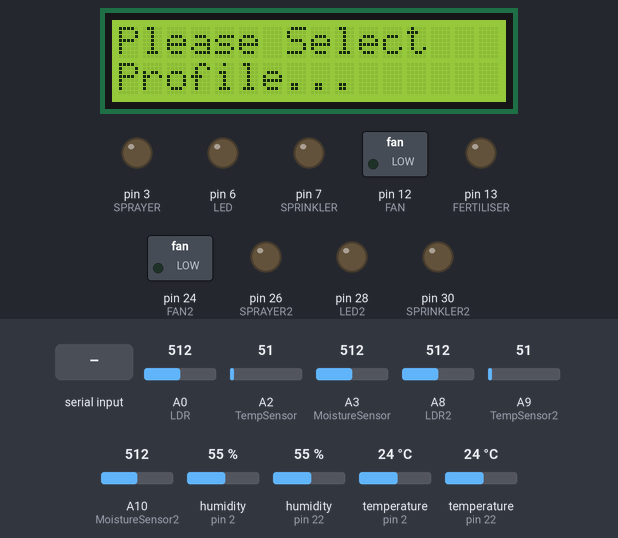
Recording of a sketch running on a simulated Arduino Mega 2560, built with avr-gcc and run on an emulated ATmega2560. Shown: 16×2 character LCD, switched loads named in the sketch (green lamp = pin HIGH), output pins drawn as LEDs (lit = HIGH). Inputs (shaded band) come from the test bench; at power-on: humidity (sensors on pin 2, pin 22) 55 %, A2 (TempSensor) = 51, A0 (LDR) = 512, A3 (MoistureSensor) = 512, A8 (LDR2) = 512, A9 (TempSensor2) = 51, A10 (MoistureSensor2) = 512, temperature (sensors on pin 2, pin 22) 24 °C. What the sketch prints to the serial monitor is not drawn.

Above: at 1.1 s.
1.2 s: "1" received over Serial
At 3.3 s:
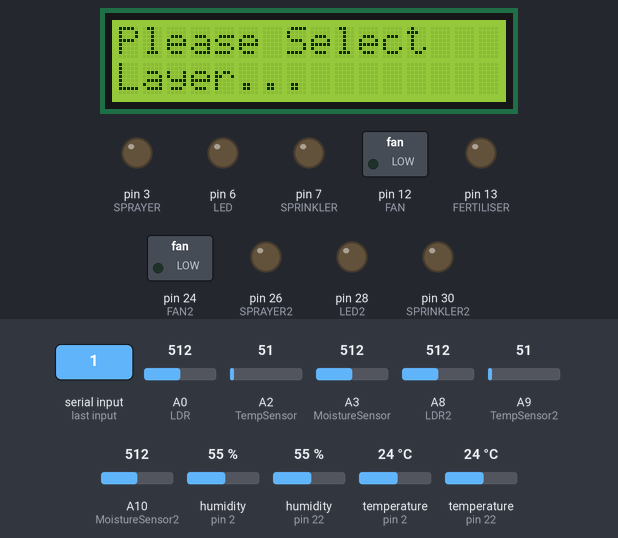
3.7 s: "2" received over Serial
At 6.1 s:
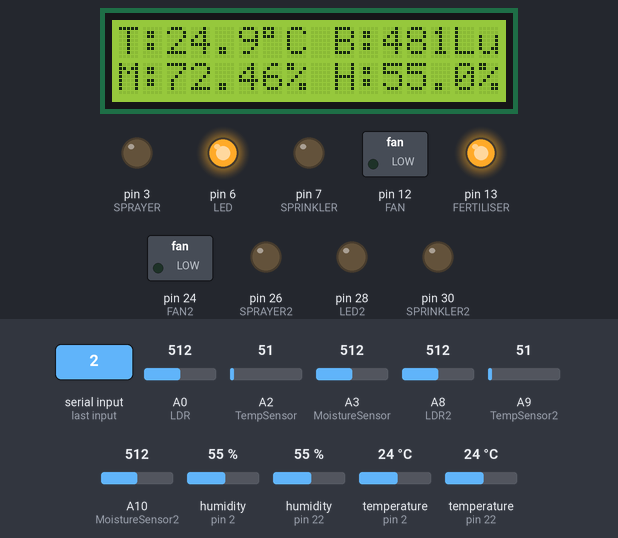
6.7 s: "1" received over Serial
At 7.6 s:
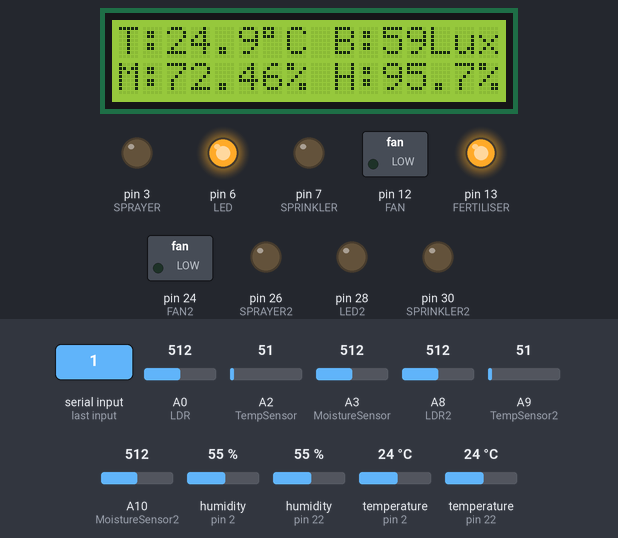
8.4 s: humidity (sensor on pin 2) set to 34 %
At 10.8 s:
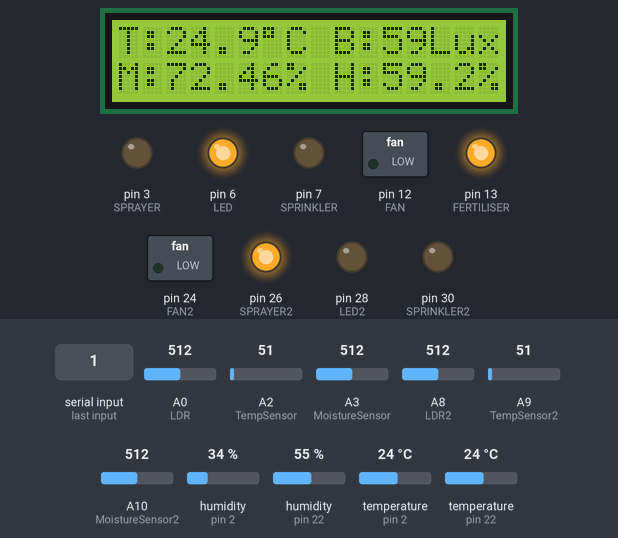
11.4 s: humidity (sensor on pin 2) set to 31 %
At 14.1 s:
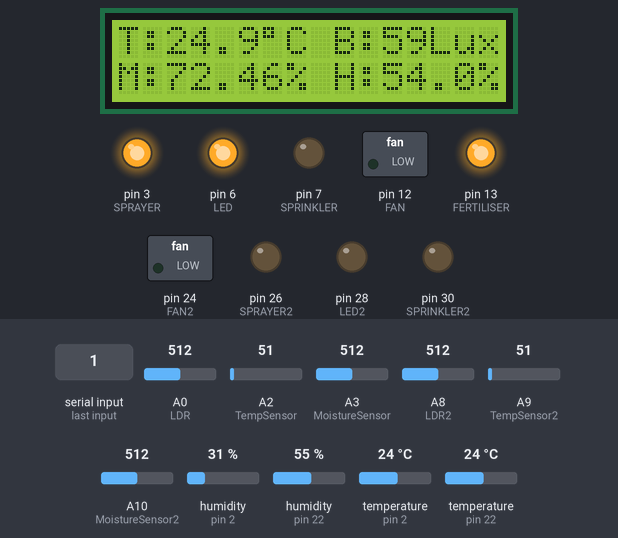
14.4 s: A2 (TempSensor) set to 65
At 17.8 s:
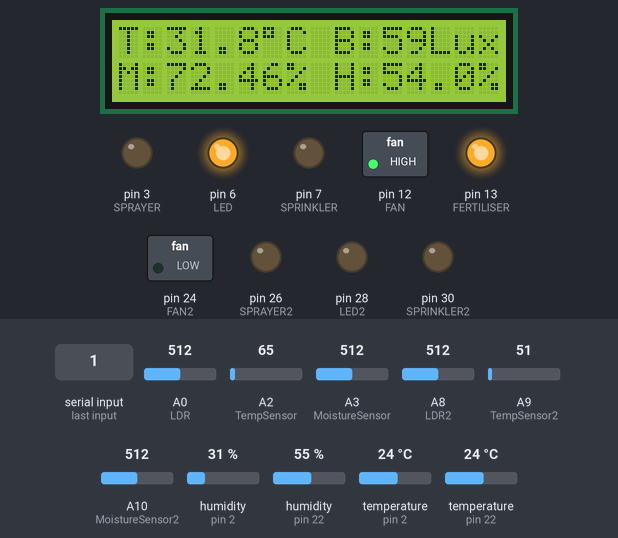
Timing chart, 0 to 25.3 s (numbered marks = the images above; inputs shaded):
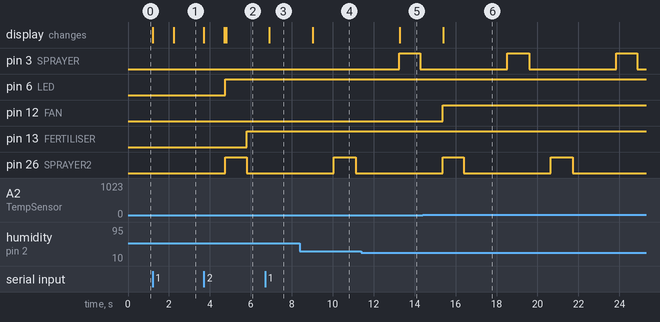

The sketch:

Smartsystem.ino
```cpp
#include "DHT.h"
#include <LiquidCrystal.h>

#define FERTILISER_OFF_TIME 300000 // 300 seconds = 5 minutes
#define FERTILISER_ON_TIME  60000 // 60 seconds = 1 minute

#define  TempSensor      A2
#define  LDR             A0
#define  DHT11_PIN       2
#define  MoistureSensor  A3

#define FAN              12
#define LED              6
#define SPRINKLER        7
#define SPRAYER          3

#define  TempSensor2      A9
#define  LDR2             A8
#define  DHT11_PIN2       22
#define  MoistureSensor2  A10

#define FAN2              24
#define LED2              28
#define SPRINKLER2        30
#define SPRAYER2          26

#define FERTILISER        13

#define MIN_MOISTURE_ADC  70.0
#define MAX_MOISTURE_ADC  680.0

#define NUM_PROFILES      3
#define NUM_BOARDS        2

#define SPRAY_OFF_TIME    5000

DHT dht ( DHT11_PIN, DHT11 );
DHT dht2 ( DHT11_PIN2, DHT11 );

LiquidCrystal lcd ( 4, 5, 8, 9, 10, 11 ); // LCD (RS, EN, D4, D5, D6, D7);

static const float tempProfileMin [ NUM_PROFILES ] = { 20, 13, 20};
static const float tempProfileMax [ NUM_PROFILES ] = { 29, 18, 30};
static const float brightnessProfile [ NUM_PROFILES ] = { 200, 200, 200};
static const float moistProfileMin [ NUM_PROFILES ] = { 43, 50, 55};
static const float moistProfileMax [ NUM_PROFILES ] = { 75, 65, 65 };
static const float humidityProfile [ NUM_PROFILES ] = { 57, 45, 45};

unsigned char profileIndex;
unsigned long fertiliserTime; // to store time for turning on/off the fertiliser
boolean isFertilising = false; // to store the state of the fertiliser (false = now fertiliser off, true = now fertiliser on)
boolean isSpraying [ 2 ] = { false, false };
unsigned long sprayOffTime [ 2 ];
int currBoard = 0; // which layer's measurement to show on LCD (0 = layer 1, 1 = layer 2)

void setup ( void )
{
  char layer;

  pinMode ( FAN, OUTPUT );
  pinMode ( LED, OUTPUT );
  pinMode ( SPRINKLER, OUTPUT );
  pinMode ( SPRAYER, OUTPUT );
  pinMode ( FAN2, OUTPUT );
  pinMode ( LED2, OUTPUT );
  pinMode ( SPRINKLER2, OUTPUT );
  pinMode ( SPRAYER2, OUTPUT );
  pinMode ( FERTILISER, OUTPUT );

  digitalWrite ( FAN, LOW );
  digitalWrite ( LED, LOW );
  digitalWrite ( SPRINKLER, LOW );
  digitalWrite ( SPRAYER, LOW );
  digitalWrite ( FAN2, LOW );
  digitalWrite ( LED2, LOW );
  digitalWrite ( SPRINKLER2, LOW );
  digitalWrite ( SPRAYER2, LOW );
  digitalWrite ( FERTILISER, LOW );

  lcd.begin ( 16, 2 );

  lcd.setCursor ( 0, 0 );
  lcd.print ( "Please Select" );

  lcd.setCursor ( 0, 1 );
  lcd.print ( "Profile..." );

  dht.begin(); dht2.begin();

  Serial.begin ( 57600 );

  Serial.println ( "Available Profiles" );
  Serial.println ( "1) Spinach" );
  Serial.println ( "2) Broccoli" );
  Serial.println ( "3) Parsley" );

  while ( Serial.available() )
    Serial.read();

  do
  {
    Serial.print ( "\nEnter profile: " );

    while ( Serial.available() == 0 ) // wait user press something
      continue;

    profileIndex = Serial.read(); // read from user selected profile
    Serial.write ( profileIndex ); // print out the selection
  } while ( profileIndex <= '0' || profileIndex > ( '0' + NUM_PROFILES ) ); // keep looking for 0 till 3.

  profileIndex -= '1';

  fertiliserTime = millis() / 1000 + FERTILISER_OFF_TIME;

  Serial.print ( "\nProfile selected: " );

  lcd.clear();
  lcd.setCursor ( 0, 0 );
  lcd.print ( "Profile Selected" );

  lcd.setCursor ( 0, 1 );

  switch ( profileIndex )
  {
    case 0: Serial.println ( "Spinach" ); lcd.print ( "Spinach" ); break;
    case 1: Serial.println ( "Broccoli" ); lcd.print ( "Broccoli" ); break;
    case 2: Serial.println ( "Parsley" ); lcd.print ( "Parsley" ); break;
  }

  delay ( 1000 );

  while ( Serial.available() )
    Serial.read();

  lcd.clear();
  lcd.setCursor ( 0, 0 );
  lcd.print ( "Please Select" );

  lcd.setCursor ( 0, 1 );
  lcd.print ( "Layer..." );

  do
  {
    Serial.println ( "Please press 1 to view layer 1 readings, or 2 to view layer 2 readings." );

    while ( Serial.available() == 0 ) // wait user press something
      continue;

    layer = Serial.read(); // read from user selected profile
    Serial.write ( layer ); // print out the selection
  } while ( layer != '1' && layer != '2' ); // keep looking for 1 or 2

  currBoard = layer - '1';

  lcd.clear();
  lcd.setCursor ( 0, 0 );
  lcd.print ( "Layer Selected" );

  lcd.setCursor ( 0, 1 );

  switch ( currBoard )
  {
    case 0: Serial.println ( "Layer 1" ); break;
    case 1: Serial.println ( "Layer 2" ); break;
  }

  delay ( 1000 );

  lcd.clear();

  fertiliserTime = millis() + 100;
}

void loop ( void )
{
  int temp [ NUM_BOARDS ], bright [ NUM_BOARDS ], moisture [ NUM_BOARDS ], boardIndex;
  float temp_celcius [ NUM_BOARDS ], bright_voltage [ NUM_BOARDS ], moisture_voltage [ NUM_BOARDS ], moisture_percent [ NUM_BOARDS ], humidity [ NUM_BOARDS ];
  double brightness [ NUM_BOARDS ];
  char command;

  while ( Serial.available() > 0 ) // continue reading command from Serial Monitor, so long as there is data on serial port
  {
    command = Serial.read();

    switch ( command )
    {
      case '1':
        currBoard = 0;
        Serial.println ( "Layer 1 readings being displayed on LCD!" );
        break;

      case '2':
        currBoard = 1;
        Serial.println ( "Layer 2 readings being displayed on LCD!" );
        break;
    }
  }

  if ( millis() >= fertiliserTime )
  {
    if ( !isFertilising )
    {
      fertiliserTime = millis() + FERTILISER_ON_TIME;
      digitalWrite ( FERTILISER, HIGH );
    }
    else
    {
      fertiliserTime = millis() + FERTILISER_OFF_TIME;
      digitalWrite ( FERTILISER, LOW );
    }

    isFertilising = !isFertilising;
  }

  temp [ 0 ] = analogRead ( TempSensor );
  bright [ 0 ] = analogRead ( LDR );
  moisture [ 0 ] = analogRead ( MoistureSensor );
  temp [ 1 ] = analogRead ( TempSensor2 );
  bright [ 1 ] = analogRead ( LDR2 );
  moisture [ 1 ] = analogRead ( MoistureSensor2 );

  humidity [ 0 ] = dht.readHumidity() * 94.0 / 54;
  humidity [ 1 ] = dht2.readHumidity();

  for ( boardIndex = 0; boardIndex < NUM_BOARDS; ++boardIndex )
  {
    temp_celcius [ boardIndex ] = temp [ boardIndex ] / 10.23 * 5.0;
    bright_voltage [ boardIndex ] = bright [ boardIndex ] / 1023.0 * 5.0;
    moisture_voltage [ boardIndex ] = moisture [ boardIndex ] / 1023.0 * 5.0;

    if ( moisture [ boardIndex ] <= MIN_MOISTURE_ADC )
      moisture_percent [ boardIndex ] = 0.0;
    else if ( moisture [ boardIndex ] >= MAX_MOISTURE_ADC )
      moisture_percent [ boardIndex ] = 100.0;
    else
      moisture_percent [ boardIndex ] = ( moisture [ boardIndex ] - MIN_MOISTURE_ADC ) / ( MAX_MOISTURE_ADC - MIN_MOISTURE_ADC ) * 100;

    brightness [ boardIndex ] = 500.0 / ( 10.0 * bright_voltage [ boardIndex ] / ( 5 - bright_voltage [ boardIndex ] ) ) * 5;
  }

  brightness [ 0 ] *= 160.0 / 680.0;
  brightness [ 1 ] = ( brightness [ 1 ] + 20 ) * ( 200.0 / 112.0 );


  lcd.setCursor ( 0, 0 );
  lcd.print ( "T:" ); lcd.print ( temp_celcius [ currBoard ], 1 ); lcd.write ( 0xdf );
  lcd.print ( "C  " );

  lcd.setCursor ( 9, 0 );
  lcd.print ( "B:" ); lcd.print ( brightness [ currBoard ], 0 );
  lcd.print ( "Lux  " );

  if ( brightness [ 0 ] <= brightnessProfile [ profileIndex ] )
    digitalWrite ( LED, HIGH );
  else
    digitalWrite ( LED, LOW );

  if ( brightness [ 1 ] <= brightnessProfile [ profileIndex ] )
    digitalWrite ( LED2, HIGH );
  else
    digitalWrite ( LED2, LOW );

  lcd.setCursor ( 0, 1 );
  lcd.print ( "M:" ); lcd.print ( moisture_percent [ currBoard ] );
  lcd.print ( "%  " );
  //lcd.print ( "   " );

  if ( !isnan ( humidity [ currBoard ] ) )
  {
    lcd.setCursor ( 9, 1 );
    lcd.print ( "H:" ); lcd.print ( humidity [ currBoard ], 1 ); lcd.print ( "%   " );
  }

  if ( temp_celcius [ 0 ] > tempProfileMax [ profileIndex ] )
    digitalWrite ( FAN, HIGH );
  else if ( temp_celcius [ 0 ] < tempProfileMin [ profileIndex ] )
    digitalWrite ( FAN, LOW );

  if ( temp_celcius [ 1 ] > tempProfileMax [ profileIndex ] )
    digitalWrite ( FAN2, HIGH );
  else if ( temp_celcius [ 1 ] < tempProfileMin [ profileIndex ] )
    digitalWrite ( FAN2, LOW );

  if ( moisture_percent [ 0 ] < moistProfileMin [ profileIndex ] )
    digitalWrite ( SPRINKLER, HIGH );
  else
    digitalWrite ( SPRINKLER, LOW );

  if ( moisture_percent [ 1 ] < moistProfileMin [ profileIndex ] )
    digitalWrite ( SPRINKLER2, HIGH );
  else
    digitalWrite ( SPRINKLER2, LOW );

  if ( isSpraying [ 0 ] && millis() >= sprayOffTime [ 0 ] )
      isSpraying [ 0 ] = false;

  if ( isSpraying [ 1 ] && millis() >= sprayOffTime [ 1 ] )
      isSpraying [ 1 ] = false;

  if ( !isSpraying [ 0 ] && humidity [ 0 ] < humidityProfile [ profileIndex ] )
  {
    sprayOffTime [ 0 ] = millis() + SPRAY_OFF_TIME;
    isSpraying [ 0 ] = true;
    digitalWrite ( SPRAYER, HIGH );
  }
  else
    digitalWrite ( SPRAYER, LOW );

  if ( !isSpraying [ 1 ] && humidity [ 1 ] < humidityProfile [ profileIndex ] )
  {
    sprayOffTime [ 1 ] = millis() + SPRAY_OFF_TIME;
    isSpraying [ 1 ] = true;
    digitalWrite ( SPRAYER2, HIGH );
  }
  else
    digitalWrite ( SPRAYER2, LOW );

  Serial.print ( "Temperature Sensor Values (Layer 1, Layer 2): " );
  Serial.print ( temp_celcius [ 0 ] ); Serial.print ( ", " ); Serial.println ( temp_celcius [ 1 ] );

  Serial.print ( "Moisture Sensor Values (Layer 1, Layer 2): " );
  Serial.print ( moisture_percent [ 0 ] ); Serial.print ( ", " ); Serial.println ( moisture_percent [ 1 ] );

  Serial.print ( "Humidity Sensor Values (Layer 1, Layer 2): " );
  Serial.print ( humidity [ 0 ] ); Serial.print ( ", " ); Serial.println ( humidity [ 1 ] );

  Serial.print ( "Brightness Sensor Values (Layer 1, Layer 2): " );
  Serial.print ( brightness [ 0 ] ); Serial.print ( ", " ); Serial.println ( brightness [ 1 ] );
  //Serial.print ( "Relay Layer 1:" );Serial.print(FAN, BIN);Serial.print ( ", " );Serial.print(LED, BIN);Serial.print ( ", " );Serial.print(SPRINKLER, BIN);Serial.print ( ", " );Serial.println(SPRAYER, BIN);
  //Serial.print ( "Relay Layer 1:" );Serial.print(FAN2, BIN);Serial.print ( ", " );Serial.print(LED2, BIN);Serial.print ( ", " );Serial.print(SPRINKLER2, BIN);Serial.print ( ", " );Serial.println(SPRAYER2, BIN);


  delay ( 1000 );
}
```

Measured:
- the behaviour switches between 33 and 32 % on humidity (sensor on pin 2) (found by bisection; images 4 and 5)
- the behaviour switches between 59 and 60 on A2 (TempSensor) (found by bisection; images 5 and 6)
- after the input at 1.2 s, the display: first changes at once (image 1 shows a later state)
- after the input at 3.7 s, pin 6 (LED): LOW → HIGH after 1.1 s; pin 13 (FERTILISER): LOW → HIGH after 2.1 s; pin 26 (SPRAYER2): LOW → HIGH after 1.1 s, → LOW 1.0 s later; the display: first changes at once (image 2 shows a later state)
- after the input at 6.7 s, the display: changes after 0.21 s (image 3)
- after the input at 8.4 s, the display: changes after 0.63 s (image 4)
- after the input at 11.4 s, pin 3 (SPRAYER): LOW → HIGH after 1.8 s, → LOW 1.0 s later; the display: changes after 1.9 s (image 5)
- after the input at 14.4 s, pin 12 (FAN): LOW → HIGH after 0.96 s; the display: changes after 0.99 s (image 6)
